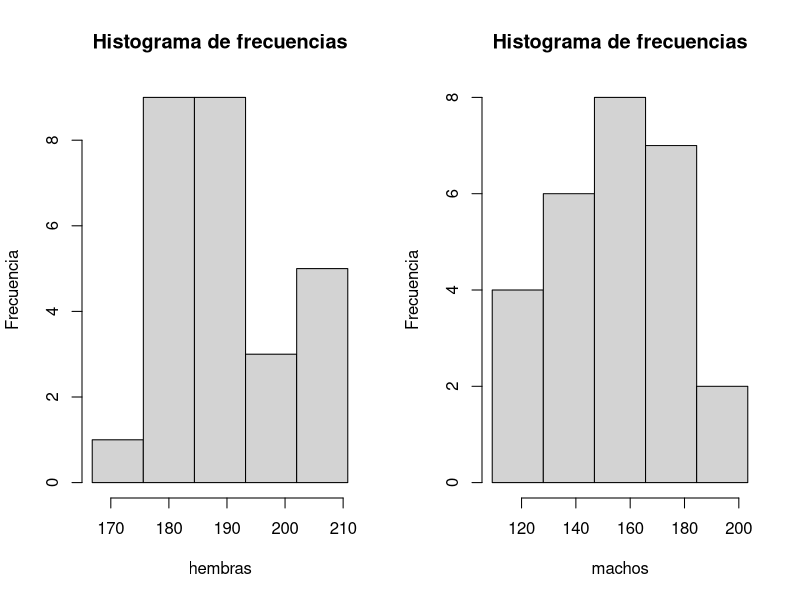

This figure's R source:
## ---- chunk 1
knitr::opts_chunk$set(echo = TRUE)
## ---- chunk 2
summary(cars)
## ---- chunk 3
hembras<-c(183.2,184.1,183.0,204.3,176.5,179.0,188.3,186.8,202.2,182.5,190.0,
           178.1,193.2,180.4,184.3,189.2,189.1,203.1,166.8,196.3,193.3,187.3,
           185.8,189.3,195.5,202.4,210.8)

machos<-c(140.9,121.7,173.8,154.5,109.2,150.7,203.3,163.0,137.7,173.9,177.4,
          154.8,177.5,153.4,138.7,136.7,165.3,126.7,118.9,140.0,192.7,134.4,
          175.0,169.8,153.9,176.7,150.0)

ancho_barras <- (max(hembras)-min(hembras))/5
ancho_barrasm <- (max(machos)-min(machos))/5

nbarras <- seq(min(hembras),
               max(hembras), by = ancho_barras)

nbarrasm <- seq(min(machos),
               max(machos), by = ancho_barrasm)
par(mfrow = c(1,2))

hist(hembras, breaks = nbarras, main = "Histograma de frecuencias", 
     ylab = "Frecuencia")

hist(machos, breaks = nbarrasm, main = "Histograma de frecuencias", 
     ylab = "Frecuencia")



